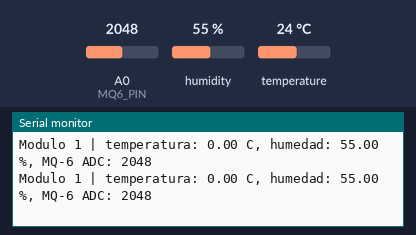
The sketch below on a simulated Particle Photon. Parts: the last lines printed to the serial monitor. The inputs (shaded band) are chosen by the test bench; at power-on: humidity 55 %, A0 (MQ6_PIN) = 2048, temperature 24 °C.

Above: at 6.8 s.
6.9 s: humidity set to 22 %
At 10.4 s:
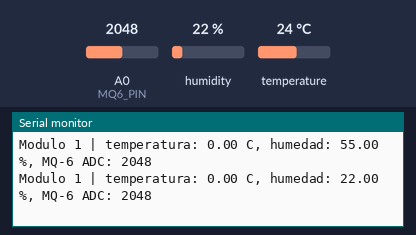
11.4 s: A0 (MQ6_PIN) set to 2866
At 12.7 s:
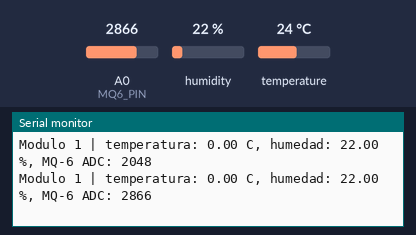
15.9 s: humidity set to 40 %
At 18.5 s:
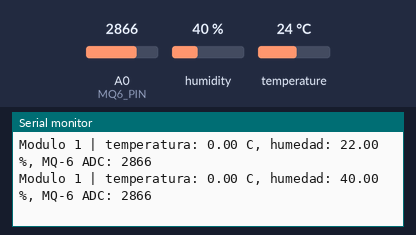
20.4 s: A0 (MQ6_PIN) set to 3603
At 30.8 s:
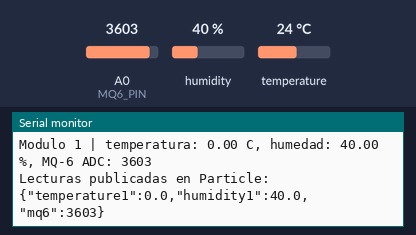
Timing chart, 0 to 32.3 s (numbered marks = the images above; inputs shaded):
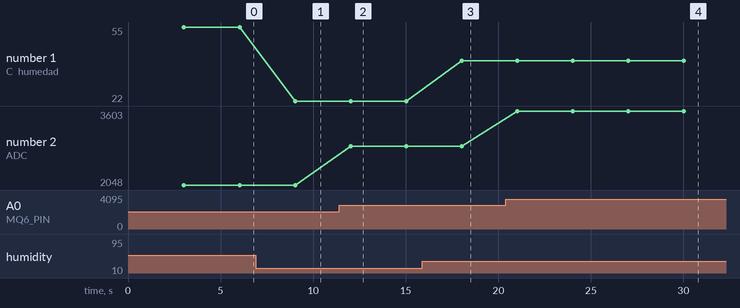

Measured:
- after the input at 6.9 s, the serial monitor: prints a new line after 2.1 s (image 1)
- after the input at 11.4 s, the serial monitor: prints a new line after 0.62 s (image 2)
- after the input at 15.9 s, the serial monitor: prints a new line after 2.1 s (image 3)
- after the input at 20.4 s, the serial monitor: prints a new line after 0.62 s (image 4)
- plotted number 1: 55 → 22 after the input at 6.9 s, 22 → 40 after the input at 15.9 s
- plotted number 2: 2048 → 2866 after the input at 11.4 s, 2866 → 3603 after the input at 20.4 s

The sketch:

photon_modulo1.ino
```cpp
#include "Particle.h"
#include <Adafruit_DHT.h>

#define DHT_PIN D2
#define DHT_TYPE DHT11
#define MQ6_PIN A0

const unsigned long READ_INTERVAL_MS = 3000;
const unsigned long PUBLISH_INTERVAL_MS = 30000;

DHT dht(DHT_PIN, DHT_TYPE);
unsigned long lastRead = 0;
unsigned long lastPublish = 0;
float temperature = NAN;
float humidity = NAN;
int mq6Raw = 0;

void setup() {
  Serial.begin(9600);
  dht.begin();
}

void publishReadings() {
  char temperatureValue[12];
  char humidityValue[12];
  if (isnan(temperature)) {
    snprintf(temperatureValue, sizeof(temperatureValue), "null");
  } else {
    snprintf(temperatureValue, sizeof(temperatureValue), "%.1f", temperature);
  }
  if (isnan(humidity)) {
    snprintf(humidityValue, sizeof(humidityValue), "null");
  } else {
    snprintf(humidityValue, sizeof(humidityValue), "%.1f", humidity);
  }

  char payload[96];
  snprintf(
    payload,
    sizeof(payload),
    "{\"temperature1\":%s,\"humidity1\":%s,\"mq6\":%d}",
    temperatureValue,
    humidityValue,
    mq6Raw
  );

  if (!Particle.connected()) {
    Serial.println("Particle Cloud desconectado; se omitio el evento.");
    return;
  }
  if (!Particle.publish("photon-readings", payload, PRIVATE)) {
    Serial.println("No se pudo publicar el evento photon-readings.");
    return;
  }
  Serial.printf("Lecturas publicadas en Particle: %s\n", payload);
}

void loop() {
  const unsigned long now = millis();
  if (now - lastRead >= READ_INTERVAL_MS) {
    lastRead = now;
    humidity = dht.getHumidity();
    temperature = dht.getTempCelcius();
    mq6Raw = analogRead(MQ6_PIN);

    Serial.print("Modulo 1 | temperatura: ");
    Serial.print(temperature);
    Serial.print(" C, humedad: ");
    Serial.print(humidity);
    Serial.print(" %, MQ-6 ADC: ");
    Serial.println(mq6Raw);
  }

  if (now - lastPublish >= PUBLISH_INTERVAL_MS) {
    lastPublish = now;
    publishReadings();
  }
}
```
